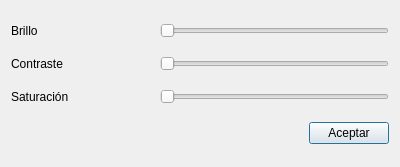
<?xml version="1.0" encoding="UTF-8"?>
<ui version="4.0">
 <class>ImageDialog</class>
 <widget class="QDialog" name="ImageDialog">
  <property name="geometry">
   <rect>
    <x>0</x>
    <y>0</y>
    <width>400</width>
    <height>167</height>
   </rect>
  </property>
  <property name="windowTitle">
   <string>Dialog</string>
  </property>
  <layout class="QGridLayout" name="gridLayout_2">
   <item row="1" column="0">
    <widget class="QLabel" name="label_2">
     <property name="text">
      <string>Contraste</string>
     </property>
    </widget>
   </item>
   <item row="0" column="0">
    <layout class="QGridLayout" name="gridLayout">
     <item row="0" column="0">
      <widget class="QLabel" name="label">
       <property name="text">
        <string>Brillo</string>
       </property>
      </widget>
     </item>
    </layout>
   </item>
   <item row="3" column="0">
    <spacer name="horizontalSpacer">
     <property name="orientation">
      <enum>Qt::Horizontal</enum>
     </property>
     <property name="sizeHint" stdset="0">
      <size>
       <width>40</width>
       <height>20</height>
      </size>
     </property>
    </spacer>
   </item>
   <item row="2" column="0">
    <widget class="QLabel" name="label_3">
     <property name="text">
      <string>Saturación</string>
     </property>
    </widget>
   </item>
   <item row="3" column="2">
    <widget class="QPushButton" name="btnAceptar">
     <property name="text">
      <string>Aceptar</string>
     </property>
    </widget>
   </item>
   <item row="3" column="1">
    <spacer name="horizontalSpacer_2">
     <property name="orientation">
      <enum>Qt::Horizontal</enum>
     </property>
     <property name="sizeHint" stdset="0">
      <size>
       <width>40</width>
       <height>20</height>
      </size>
     </property>
    </spacer>
   </item>
   <item row="2" column="1" colspan="2">
    <widget class="QSlider" name="barraSaturacion">
     <property name="cursor">
      <cursorShape>PointingHandCursor</cursorShape>
     </property>
     <property name="orientation">
      <enum>Qt::Horizontal</enum>
     </property>
    </widget>
   </item>
   <item row="1" column="1" colspan="2">
    <widget class="QSlider" name="barraContraste">
     <property name="cursor">
      <cursorShape>PointingHandCursor</cursorShape>
     </property>
     <property name="orientation">
      <enum>Qt::Horizontal</enum>
     </property>
    </widget>
   </item>
   <item row="0" column="1" colspan="2">
    <widget class="QSlider" name="barraBrillo">
     <property name="cursor">
      <cursorShape>PointingHandCursor</cursorShape>
     </property>
     <property name="orientation">
      <enum>Qt::Horizontal</enum>
     </property>
    </widget>
   </item>
  </layout>
 </widget>
 <resources/>
 <connections>
  <connection>
   <sender>barraBrillo</sender>
   <signal>sliderMoved(int)</signal>
   <receiver>ImageDialog</receiver>
   <slot>update()</slot>
   <hints>
    <hint type="sourcelabel">
     <x>275</x>
     <y>29</y>
    </hint>
    <hint type="destinationlabel">
     <x>199</x>
     <y>83</y>
    </hint>
   </hints>
  </connection>
  <connection>
   <sender>barraContraste</sender>
   <signal>sliderMoved(int)</signal>
   <receiver>ImageDialog</receiver>
   <slot>update()</slot>
   <hints>
    <hint type="sourcelabel">
     <x>275</x>
     <y>63</y>
    </hint>
    <hint type="destinationlabel">
     <x>199</x>
     <y>83</y>
    </hint>
   </hints>
  </connection>
  <connection>
   <sender>barraSaturacion</sender>
   <signal>sliderMoved(int)</signal>
   <receiver>ImageDialog</receiver>
   <slot>update()</slot>
   <hints>
    <hint type="sourcelabel">
     <x>275</x>
     <y>96</y>
    </hint>
    <hint type="destinationlabel">
     <x>199</x>
     <y>83</y>
    </hint>
   </hints>
  </connection>
  <connection>
   <sender>btnAceptar</sender>
   <signal>pressed()</signal>
   <receiver>ImageDialog</receiver>
   <slot>accept()</slot>
   <hints>
    <hint type="sourcelabel">
     <x>350</x>
     <y>133</y>
    </hint>
    <hint type="destinationlabel">
     <x>199</x>
     <y>83</y>
    </hint>
   </hints>
  </connection>
 </connections>
</ui>
